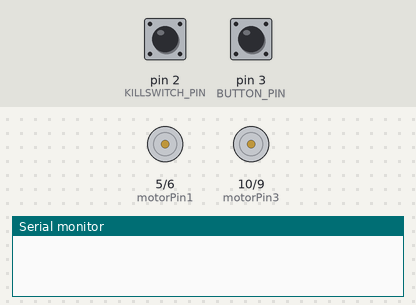
Bench run of a sketch on a simulated Arduino Uno, built with avr-gcc and run on an emulated ATmega328P. On the bench: motor-driver pin pairs drawn as motors (green arrow = first pin HIGH = forward, orange = second pin HIGH = backward, longer = more drive), the last lines printed to the serial monitor. The inputs (shaded band) are chosen by the test bench; at power-on: pin 3 (BUTTON_PIN) HIGH, pin 2 (KILLSWITCH_PIN) LOW.

Above: at 1.2 s.
1.3 s: pin 3 (BUTTON_PIN) pulled LOW for 0.15 s
At 2.4 s:
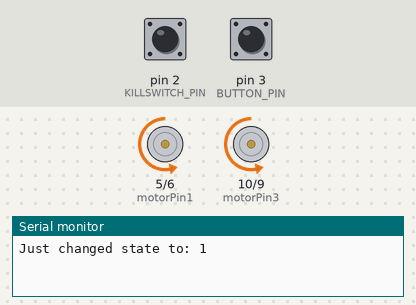
2.9 s: pin 2 (KILLSWITCH_PIN) pulled HIGH for 0.15 s
At 4.1 s:
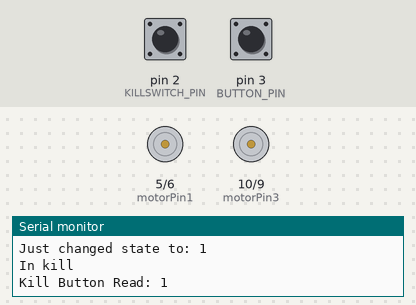
4.5 s: pin 3 (BUTTON_PIN) pulled LOW for 1 s
At 6.1 s:
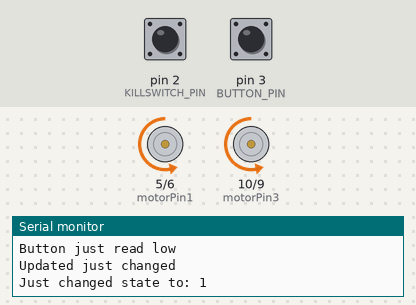
7.0 s: pin 3 (BUTTON_PIN) pulled LOW for 0.15 s
At 8.0 s:
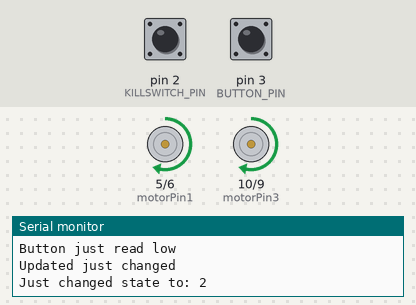
8.6 s: pin 2 (KILLSWITCH_PIN) pulled HIGH for 1 s
At 9.7 s:
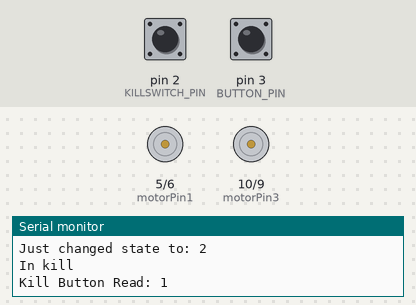
11.1 s: pin 3 (BUTTON_PIN) pulsed LOW 5 times (0.12 s each, 0.3 s apart)
At 13.4 s:
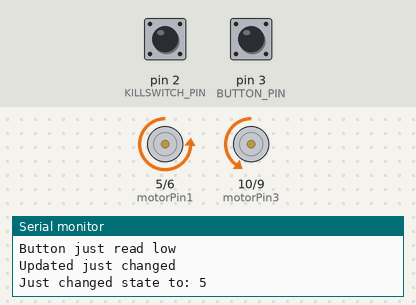
Timing chart, 0 to 14.9 s (numbered marks = the images above; inputs shaded):
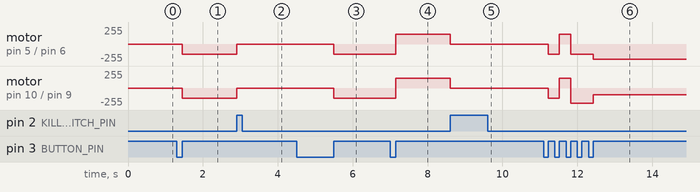

The sketch:

InitStateMachine.ino
```cpp
#define BUTTON_PIN 3 // GREY WIRE
#define KILLSWITCH_PIN 2 // WHITE WIRE

const int motorPin1 = 5; //Pin 7 on L293
const int motorPin2 = 6; // Pin 2 on L293
const int motorPin3 = 10; // Pin 15 on L293
const int motorPin4 = 9; // Pin 10 on L293

volatile int currState = 0;
volatile bool justChanged = false;

// Debouncing variables
volatile unsigned long lastDebounceTime = 0;
const unsigned long debounceDelay = 250;  // 250 milliseconds debounce time

// initialize digital pins for motors as an output.
void forward();
void backward();
void rotate_left();
void rotate_wide_left();
void rotate_right();
void rotate_wide_right();
void rotate_in_place_left();
void rotate_in_place_right();
void reset();
void kill();

void setup() {
  pinMode(KILLSWITCH_PIN, INPUT);
  pinMode(BUTTON_PIN, INPUT);
  pinMode(motorPin1, OUTPUT);
  pinMode(motorPin2, OUTPUT);
  pinMode(motorPin3, OUTPUT);
  pinMode(motorPin4, OUTPUT);
  attachInterrupt(digitalPinToInterrupt(BUTTON_PIN), cycleState, RISING);
  attachInterrupt(digitalPinToInterrupt(KILLSWITCH_PIN), kill, RISING);
  Serial.begin(9600);
}

void loop() {
  // Serial.print("Cycle Button Read: ");
  // Serial.print(digitalRead(BUTTON_PIN));
  // Serial.print("\n");
  // Serial.print("Kill Button Read: ");
  // Serial.print(digitalRead(KILLSWITCH_PIN));
  // Serial.print("\n");
  // Serial.print("Curr state: ");
  // Serial.print(currState);
  // Serial.print("\n");
  // delay(800);
  // Serial.print("\n");

  if((currState < 0) or (currState > 8)){
    // Serial.print("Out of range");
    currState = 1;
  }

  if(currState == 1){
    // Serial.print("Calling forward\n");
    forward();
  }else if(currState == 2){
    // Serial.print("Calling backward\n");
    backward();
  }else if(currState == 3){
    // Serial.print("Calling left\n");
    rotate_left();
  }else if(currState == 4){
    // Serial.print("Calling wide left\n");
    rotate_wide_left();
  }else if(currState == 5){
    // Serial.print("Calling right\n");
    rotate_right();
  }else if(currState == 6){
    // Serial.print("Calling wide right\n");
    rotate_wide_right();
  }else if(currState == 7){
    // Serial.print("Calling in place left\n");
    rotate_in_place_left();
  }else if(currState == 8){
    // Serial.print("Calling in place right\n");
    rotate_in_place_right();
  }else{
    // Serial.print("Outside range of acceptable states, calling reset\n");
    // Serial.print("Curr state: ");
    // Serial.print(currState);
    // Serial.print("\n");
    reset();
  }

  if(!digitalRead(BUTTON_PIN)){
    unsigned long currentTime = millis();
    if(justChanged){
      Serial.print("Button just read low\n");
    }
    if ((currentTime - lastDebounceTime) > debounceDelay) {
      // Only update change if debounce delay has passed
      if(justChanged){
        Serial.print("Updated just changed\n");
      }
      lastDebounceTime = currentTime;
      justChanged = false;
    }
  }
}

void cycleState() {
  // Serial.print("In cycleState\n");
  if(!justChanged){
    currState++;
    justChanged = true;
    Serial.print("Just changed state to: ");
    Serial.print(currState);
    Serial.print("\n");
  }
}

void kill(){
  Serial.print("In kill\n");
  Serial.print("Kill Button Read: ");
  Serial.print(digitalRead(KILLSWITCH_PIN));
  Serial.print("\n");
  currState = 0;
  reset();
}

void forward(){
  // Serial.print("In forward\n");
  analogWrite(motorPin4,150);
  digitalWrite(motorPin3,LOW);
  analogWrite(motorPin2,150);
  digitalWrite(motorPin1,LOW);
}

void backward(){
  // Serial.print("In backward\n");
  analogWrite(motorPin3,150);
  digitalWrite(motorPin4,LOW);
  analogWrite(motorPin1,150);
  digitalWrite(motorPin2,LOW);
}

void rotate_left(){
  // Serial.print("In left\n");
  digitalWrite(motorPin3,LOW);
  analogWrite(motorPin4,230);
  digitalWrite(motorPin1,LOW);
  analogWrite(motorPin2,100);
}

void rotate_wide_left(){
  // Serial.print("In wide left\n");
  digitalWrite(motorPin3,LOW);
  analogWrite(motorPin4,230);
  digitalWrite(motorPin1,LOW);
  analogWrite(motorPin2,150);
}

void rotate_right(){
  // Serial.print("In right\n");
  digitalWrite(motorPin3,LOW);
  analogWrite(motorPin4,100);
  digitalWrite(motorPin1,LOW);
  analogWrite(motorPin2,230);
}

void rotate_wide_right(){
  // Serial.print("In wide right\n");
  digitalWrite(motorPin3,LOW);
  analogWrite(motorPin4,150);
  digitalWrite(motorPin1,LOW);
  analogWrite(motorPin2,230);
}

void rotate_in_place_left(){
  // Serial.print("In in place left\n");
  digitalWrite(motorPin3,LOW);
  analogWrite(motorPin4,230);
  analogWrite(motorPin1,100);
  digitalWrite(motorPin2,LOW);
}

void rotate_in_place_right(){
  // Serial.print("In in place right\n");
  analogWrite(motorPin3,100);
  digitalWrite(motorPin4,LOW);
  digitalWrite(motorPin1,LOW);
  analogWrite(motorPin2,100);
}

void reset(){
  // Serial.print("In reset\n");
  digitalWrite(motorPin1,LOW);
  digitalWrite(motorPin2,LOW);
  digitalWrite(motorPin3,LOW);
  digitalWrite(motorPin4,LOW);
}
```

Measured:
- after the input at 1.3 s, motor on pin 5 (motorPin1) / pin 6 (motorPin2), motor on pin 10 (motorPin3) / pin 9 (motorPin4): stopped → backward 150/255 after 0.15 s
- after the input at 2.9 s, motor on pin 5 (motorPin1) / pin 6 (motorPin2), motor on pin 10 (motorPin3) / pin 9 (motorPin4): backward 150/255 → stopped at once
- after the input at 4.5 s, motor on pin 5 (motorPin1) / pin 6 (motorPin2), motor on pin 10 (motorPin3) / pin 9 (motorPin4): stopped → backward 150/255 after 1.0 s
- after the input at 7.0 s, motor on pin 5 (motorPin1) / pin 6 (motorPin2), motor on pin 10 (motorPin3) / pin 9 (motorPin4): backward 150/255 → forward 150/255 after 0.15 s
- after the input at 8.6 s, motor on pin 5 (motorPin1) / pin 6 (motorPin2), motor on pin 10 (motorPin3) / pin 9 (motorPin4): forward 150/255 → stopped at once
